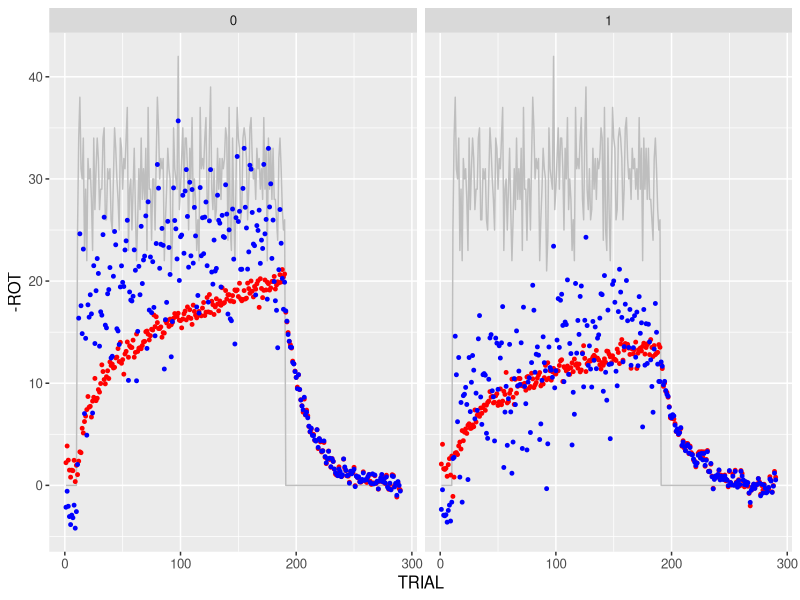

R code for this plot: (Note: this script raises an error after producing the figure.)
library(data.table)
library(ggplot2)

rm(list=ls())

d <- fread('../datta/Bayes_SML_EXP1_200820.csv')
d[, PHASE := factor(PHASE, levels=c('Baseline', 'Adaptation', 'Washout'))]
d[, TRIAL := 1:.N, .(SUBJECT)]

## dd <- d[, mean(HA_INIT), .(GROUP, PHASE, TRIAL, ROT)]
## ggplot(dd, aes(TRIAL, V1, colour=factor(GROUP))) +
##     geom_point(size=5) +
##     geom_line(aes(TRIAL, -ROT), colour='black', size=2)

## dd <- d[, mean(HA_END), .(GROUP, PHASE, TRIAL, ROT)]
## ggplot(dd, aes(TRIAL, V1, colour=factor(GROUP))) +
##     geom_point(size=5) +
##     geom_line(aes(TRIAL, -ROT), colour='black')

## ggplot(d, aes(TRIAL, HA_INIT, colour=factor(GROUP))) +
##     geom_point(size=5) +
##     geom_line(aes(TRIAL, -ROT), colour='black') +
##     facet_wrap(~SUBJECT)

## ggplot(d, aes(TRIAL, HA_END, colour=factor(GROUP))) +
##     geom_point(size=5) +
##     geom_line(aes(TRIAL, -ROT), colour='black') +
##     facet_wrap(~SUBJECT)

dd <- d[, .(mean(HA_INIT), mean(HA_END)), .(GROUP, PHASE, TRIAL, ROT)]
ggplot(data=dd) +
    geom_line(data=dd, aes(TRIAL, -ROT), colour='grey', size=0.5) +
    geom_point(data=dd, aes(TRIAL, V1), colour='red', size=1) +
    geom_point(data=dd, aes(TRIAL, V2), colour='blue', size=1) +
    facet_wrap(~GROUP) +
    theme(text = element_text(size = 12))
ggsave('../figures/means.pdf', width=10, height=5)

dd <- d[, .(mean(HA_INIT), mean(HA_END)), .(GROUP, SUBJECT, PHASE, TRIAL, ROT)]
ggplot(data=dd) +
    geom_line(data=dd, aes(TRIAL, -ROT), colour='grey', size=0.1) +
    geom_point(data=dd, aes(TRIAL, V1), colour='red', size=0.1) +
    geom_point(data=dd, aes(TRIAL, V2), colour='blue', size=0.1) +
    facet_wrap(~GROUP*SUBJECT, ncol=10) +
    theme(text = element_text(size = 6))
ggsave('../figures/subs.pdf', width=10, height=6)

dd <- d[TRIAL %in% 11:190, .(mean(HA_INIT), mean(HA_END)), .(GROUP, PHASE, TRIAL, ROT, SIG_MP)]
ggplot(data=dd) +
    geom_point(data=dd, aes(-ROT, V2, colour=factor(SIG_MP)), size=1) +
    geom_smooth(data=dd, aes(-ROT, V2, colour=factor(SIG_MP)), size=1, method='lm') +
    ylab('Endpoint HA') +
    facet_wrap(~GROUP) +
    theme(text = element_text(size = 6))

dd <- d[TRIAL %in% 11:190, .(mean(HA_INIT), mean(HA_END)), .(GROUP, PHASE, TRIAL, ROT, SIG_MP)]
dd <- dd[order(GROUP, TRIAL)]
ggplot(data=dd[SIG_MP != 0]) +
    geom_point(data=dd, aes(-shift(ROT), V1, colour=factor(SIG_MP)), size=5) +
    geom_smooth(data=dd, aes(-shift(ROT), V1, colour=factor(SIG_MP)), size=5, method='lm') +
    ylab('Initial HA') +
    facet_wrap(~GROUP) +
    theme(text = element_text(size = 50))
